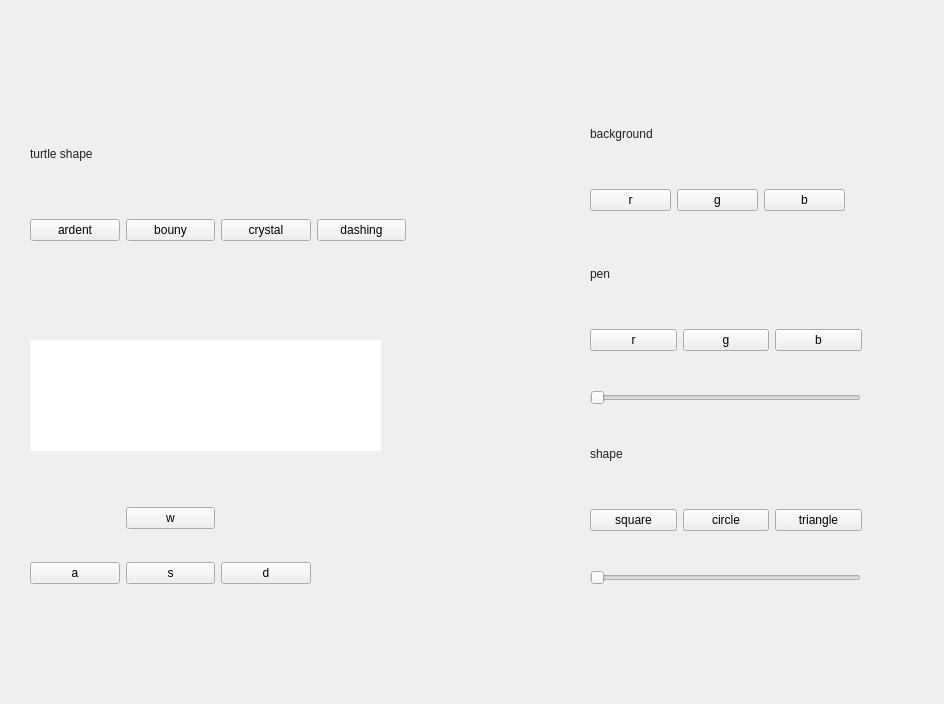
<?xml version="1.0" encoding="UTF-8"?>
<ui version="4.0">
 <class>MainWindowDesign</class>
 <widget class="QMainWindow" name="MainWindowDesign">
  <property name="geometry">
   <rect>
    <x>0</x>
    <y>0</y>
    <width>944</width>
    <height>704</height>
   </rect>
  </property>
  <property name="windowTitle">
   <string>QRosApp</string>
  </property>
  <property name="windowIcon">
   <iconset resource="../resources/images.qrc">
    <normaloff>:/images/icon.png</normaloff>:/images/icon.png</iconset>
  </property>
  <property name="locale">
   <locale language="English" country="Australia"/>
  </property>
  <widget class="QWidget" name="centralwidget">
   <widget class="QWidget" name="gridLayoutWidget">
    <property name="geometry">
     <rect>
      <x>30</x>
      <y>480</y>
      <width>281</width>
      <height>131</height>
     </rect>
    </property>
    <layout class="QGridLayout" name="gridLayout">
     <item row="1" column="0">
      <widget class="QPushButton" name="btn_a">
       <property name="text">
        <string>a</string>
       </property>
      </widget>
     </item>
     <item row="0" column="1">
      <widget class="QPushButton" name="btn_w">
       <property name="text">
        <string>w</string>
       </property>
      </widget>
     </item>
     <item row="1" column="1">
      <widget class="QPushButton" name="btn_s">
       <property name="text">
        <string>s</string>
       </property>
      </widget>
     </item>
     <item row="1" column="2">
      <widget class="QPushButton" name="btn_d">
       <property name="text">
        <string>d</string>
       </property>
      </widget>
     </item>
    </layout>
   </widget>
   <widget class="QWidget" name="gridLayoutWidget_2">
    <property name="geometry">
     <rect>
      <x>590</x>
      <y>160</y>
      <width>255</width>
      <height>80</height>
     </rect>
    </property>
    <layout class="QGridLayout" name="gridLayout_2">
     <item row="1" column="0">
      <widget class="QPushButton" name="bg_r">
       <property name="text">
        <string>r</string>
       </property>
      </widget>
     </item>
     <item row="1" column="1">
      <widget class="QPushButton" name="bg_g">
       <property name="text">
        <string>g</string>
       </property>
      </widget>
     </item>
     <item row="1" column="2">
      <widget class="QPushButton" name="bg_b">
       <property name="text">
        <string>b</string>
       </property>
      </widget>
     </item>
    </layout>
   </widget>
   <widget class="QLabel" name="label">
    <property name="geometry">
     <rect>
      <x>590</x>
      <y>110</y>
      <width>167</width>
      <height>47</height>
     </rect>
    </property>
    <property name="styleSheet">
     <string notr="true">font: 20pt &quot;Ubuntu&quot;;
color: rgb(35, 31, 31);</string>
    </property>
    <property name="text">
     <string>background</string>
    </property>
   </widget>
   <widget class="QWidget" name="horizontalLayoutWidget">
    <property name="geometry">
     <rect>
      <x>590</x>
      <y>300</y>
      <width>272</width>
      <height>80</height>
     </rect>
    </property>
    <layout class="QHBoxLayout" name="horizontalLayout">
     <item>
      <widget class="QPushButton" name="pen_r">
       <property name="text">
        <string>r</string>
       </property>
      </widget>
     </item>
     <item>
      <widget class="QPushButton" name="pen_g">
       <property name="text">
        <string>g</string>
       </property>
      </widget>
     </item>
     <item>
      <widget class="QPushButton" name="pen_b">
       <property name="text">
        <string>b</string>
       </property>
      </widget>
     </item>
    </layout>
   </widget>
   <widget class="QLabel" name="label_2">
    <property name="geometry">
     <rect>
      <x>590</x>
      <y>250</y>
      <width>167</width>
      <height>47</height>
     </rect>
    </property>
    <property name="styleSheet">
     <string notr="true">font: 20pt &quot;Ubuntu&quot;;
color: rgb(35, 31, 31);</string>
    </property>
    <property name="text">
     <string>pen</string>
    </property>
   </widget>
   <widget class="QSlider" name="pen_slider">
    <property name="geometry">
     <rect>
      <x>590</x>
      <y>390</y>
      <width>271</width>
      <height>16</height>
     </rect>
    </property>
    <property name="orientation">
     <enum>Qt::Horizontal</enum>
    </property>
   </widget>
   <widget class="QLabel" name="label_3">
    <property name="geometry">
     <rect>
      <x>590</x>
      <y>430</y>
      <width>167</width>
      <height>47</height>
     </rect>
    </property>
    <property name="styleSheet">
     <string notr="true">font: 20pt &quot;Ubuntu&quot;;
color: rgb(35, 31, 31);</string>
    </property>
    <property name="text">
     <string>shape</string>
    </property>
   </widget>
   <widget class="QWidget" name="horizontalLayoutWidget_2">
    <property name="geometry">
     <rect>
      <x>590</x>
      <y>480</y>
      <width>272</width>
      <height>80</height>
     </rect>
    </property>
    <layout class="QHBoxLayout" name="horizontalLayout_2">
     <item>
      <widget class="QPushButton" name="btn_square">
       <property name="text">
        <string>square</string>
       </property>
      </widget>
     </item>
     <item>
      <widget class="QPushButton" name="btn_circle">
       <property name="text">
        <string>circle</string>
       </property>
      </widget>
     </item>
     <item>
      <widget class="QPushButton" name="btn_triangle">
       <property name="text">
        <string>triangle</string>
       </property>
      </widget>
     </item>
    </layout>
   </widget>
   <widget class="QSlider" name="shape">
    <property name="geometry">
     <rect>
      <x>590</x>
      <y>570</y>
      <width>271</width>
      <height>16</height>
     </rect>
    </property>
    <property name="orientation">
     <enum>Qt::Horizontal</enum>
    </property>
   </widget>
   <widget class="QWidget" name="horizontalLayoutWidget_3">
    <property name="geometry">
     <rect>
      <x>30</x>
      <y>190</y>
      <width>376</width>
      <height>80</height>
     </rect>
    </property>
    <layout class="QHBoxLayout" name="horizontalLayout_3">
     <item>
      <widget class="QPushButton" name="btn_ardent">
       <property name="text">
        <string>ardent</string>
       </property>
      </widget>
     </item>
     <item>
      <widget class="QPushButton" name="btn_bouny">
       <property name="text">
        <string>bouny</string>
       </property>
      </widget>
     </item>
     <item>
      <widget class="QPushButton" name="btn_crystal">
       <property name="text">
        <string>crystal</string>
       </property>
      </widget>
     </item>
     <item>
      <widget class="QPushButton" name="btn_dashing">
       <property name="text">
        <string>dashing</string>
       </property>
      </widget>
     </item>
    </layout>
   </widget>
   <widget class="QLabel" name="label_4">
    <property name="geometry">
     <rect>
      <x>30</x>
      <y>130</y>
      <width>167</width>
      <height>47</height>
     </rect>
    </property>
    <property name="styleSheet">
     <string notr="true">font: 20pt &quot;Ubuntu&quot;;
color: rgb(35, 31, 31);</string>
    </property>
    <property name="text">
     <string>turtle shape</string>
    </property>
   </widget>
   <widget class="QLabel" name="label_5">
    <property name="geometry">
     <rect>
      <x>30</x>
      <y>340</y>
      <width>351</width>
      <height>111</height>
     </rect>
    </property>
    <property name="styleSheet">
     <string notr="true">background-color: rgb(255, 255, 255);
color: rgb(0, 0, 0);</string>
    </property>
    <property name="text">
     <string/>
    </property>
   </widget>
  </widget>
  <action name="action_Quit">
   <property name="text">
    <string>&amp;Quit</string>
   </property>
   <property name="shortcut">
    <string>Ctrl+Q</string>
   </property>
   <property name="shortcutContext">
    <enum>Qt::ApplicationShortcut</enum>
   </property>
  </action>
  <action name="action_Preferences">
   <property name="text">
    <string>&amp;Preferences</string>
   </property>
  </action>
  <action name="actionAbout">
   <property name="text">
    <string>&amp;About</string>
   </property>
  </action>
  <action name="actionAbout_Qt">
   <property name="text">
    <string>About &amp;Qt</string>
   </property>
  </action>
 </widget>
 <resources>
  <include location="../resources/images.qrc"/>
 </resources>
 <connections>
  <connection>
   <sender>action_Quit</sender>
   <signal>triggered()</signal>
   <receiver>MainWindowDesign</receiver>
   <slot>close()</slot>
   <hints>
    <hint type="sourcelabel">
     <x>-1</x>
     <y>-1</y>
    </hint>
    <hint type="destinationlabel">
     <x>399</x>
     <y>299</y>
    </hint>
   </hints>
  </connection>
 </connections>
</ui>
